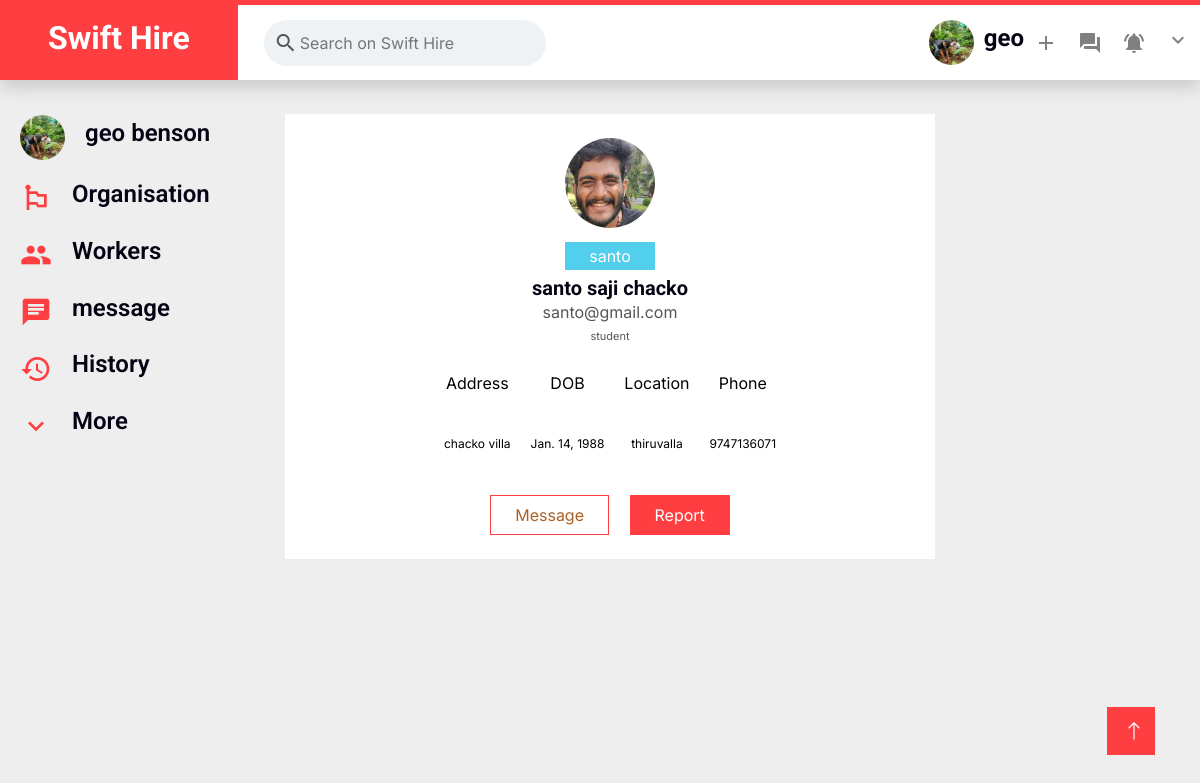
Page /user_single/santo (signed in) on the committed database.
### main/models.py (models this page shows, shortened)
class Worker(AbstractBaseUser):
    first_name = models.CharField(max_length=150)
    last_name = models.CharField(max_length=150)
    email = models.EmailField()
    username =models.CharField(max_length=100,unique=True)
    password = models.CharField(max_length=128)
    phone_no =models.CharField(max_length=100,unique=True)
    location =models.CharField(max_length=150)
    user_image =models.ImageField(upload_to="workerProfile")
    dob =models.DateField(null=True)
    user_bio=models.CharField(max_length=150)
    type=models.CharField(max_length=100,default='worker')
    address=models.CharField(max_length=300)
    job_title=models.CharField(max_length=150,null= True)
    catagory=models.CharField(max_length=150,null= True)
    experience=models.CharField(max_length=150,null= True)
    skill_1 =models.CharField(max_length=150,null= True)
    skill_2 =models.CharField(max_length=150,null= True)
    skill_3 =models.CharField(max_length=150,null= True)
    id_proof=models.ImageField(upload_to="workerfile")
    exp_proof=models.ImageField(upload_to="workerfile")
    cv=models.ImageField(upload_to="workerfile")
    is_approved=models.BooleanField(null= True)
    status=models.CharField(max_length=100,null= True)
    is_report=models.BooleanField(null= True,default=True)

class User(AbstractBaseUser):
    id=models.AutoField(primary_key=True)
    first_name = models.CharField(max_length=150)
    last_name = models.CharField(max_length=150)
    email = models.EmailField()
    username =models.CharField(max_length=100,unique=True)
    password = models.CharField(max_length=128)
    phone_no =models.CharField(max_length=100,unique=True)
    location =models.CharField(max_length=150)
    user_image =models.ImageField(upload_to="userProfile")
    dob =models.DateField(null=True)
    user_bio=models.CharField(max_length=150)
    type=models.CharField(max_length=100,default='user')
    address=models.CharField(max_length=300)

### main/views.py (the view, shortened to what this page needs)
# urls.py: path('user_single/<sender>',user_single,name="user_single"),
def user_single(request,sender):
    user=User.objects.get(username = sender)
    person=request.session.get('username')
    worker=Worker.objects.get(username=person)
    context={'user':user,'worker':worker}
    return render(request,"usersingle.html",context)

### main/templates/usersingle.html (shortened to what this page needs)
{%load static%}
<!DOCTYPE html>
<html lang="en">
<head>
  <link href="{%static 'css/style(3).css'%}" rel="stylesheet" type="text/css">
  <link href="https://cdnjs.cloudflare.com/ajax/libs/font-awesome/5.10.0/css/all.min.css" rel="stylesheet">
  <link href="https://cdn.jsdelivr.net/npm/bootstrap-icons@1.4.1/font/bootstrap-icons.css" rel="stylesheet">
  <link href="{%static 'lib/animate/animate.min.css' %}" rel="stylesheet">
  <link href="{%static 'lib/owlcarousel/assets/owl.carousel.min.css' %}" rel="stylesheet">
  <link href="{%static 'css/bootstrap.min.css' %}" rel="stylesheet">
  <a href="#" class="btn btn-lg btn-primary btn-lg-square rounded-0 back-to-top"><i class="bi bi-arrow-up"></i></a>
</head>
<body>
    <nav class="navbar navbar-expand-lg bg-white navbar-light shadow border-top border-5 border-primary sticky-top p-0">
        <div class="header__left">
            <a href="index.html" class="navbar-brand bg-primary d-flex align-items-center px-4 px-lg-5">
                <h2 class="mb-2 text-white">Swift Hire</h2>
            </a>
            <div class="header__input">
              <span class="material-icons"> search </span>
              <input type="text" placeholder="Search on Swift Hire" />
            </div>
          </div>
        <div class="collapse navbar-collapse" id="navbarCollapse">
            <div class="navbar-nav ms-auto p-4 p-lg-0">
                <div class="header__right">
                    <div class="header__info">
                      <img
                        class="user__avatar"
                        src="/media/{{worker.user_image}}"
                        alt=""
                        width="45"
                        height="45"
                      />
                      <h4>{{worker.username}}</h4>
                    </div>
                    <span class="material-icons"> add </span>
                    <span class="material-icons"> forum </span>
                    <span class="material-icons"> notifications_active </span>
                    <div class="nav-item dropdown">
                    <span href="#" class="material-icons" data-bs-toggle="dropdown" style="pointer-events: none;"> expand_more </span>
                    </div>
                  </div>
                </div>
            </div>
    </nav>
    <div class="main__body ">
        <div class="sidebar">
          <div class="sidebarRow">
            <img
              class="user__avatar"
              src="/media/{{worker.user_image}}"
              alt="" width="45px" height="45px"
            />
            <h4>{{worker.first_name}} {{worker.last_name}}</h4>
          </div>
          <div class="sidebarRow">
            <span class="material-icons"> emoji_flags </span>
            <h4>Organisation</h4>
          </div>
          <div class="sidebarRow">
            <span class="material-icons"> people </span>
            <h4>Workers</h4>
          </div>
          <div class="sidebarRow">
            <span class="material-icons"> chat </span>
            <h4>message</h4>
          </div>
          <div class="sidebarRow">
            <span class="material-icons"> history </span>
            <h4>History</h4>
          </div>
          <div class="sidebarRow">
            <span class="material-icons"> expand_more </span>
            <h4>More</h4>
          </div>
        </div>
       <div class="feed">
        <div class="container mt-4">
          <div class="row d-flex justify-content-center" style="background-color: #fff;">
              <div class="col-md-9">
                  <div class="card-user p-3 py-4">
                      <div class="text-center">
                          <img src="/media/{{user.user_image}}" width="90px" height="90px" class="rounded-circle">
                      </div>
                      <div class="text-center mt-3">
                          <span class="bg-secondary p-1 px-4 rounded text-white">{{user.username}}</span>
                          <h5 class="mt-2 mb-0">{{user.first_name}} {{user.last_name}}</h5>
                          <span>{{user.email}}</span>
                          <div class="px-4 mt-1">
                              <p class="fonts">{{user.user_bio}} </p>
                          </div>
                           <ul class="social-list">
                              <li><p style="font-size: 15;">Address</p><br><p style="font-size: 12px;">{{user.address}}</p></li>
                              <li><p style="font-size: 15;">DOB</p><br><p style="font-size: 12px;">{{user.dob}}</p></li>
                              <li><p style="font-size: 15;">Location</p><br><p style="font-size: 12px;">{{user.location}}</p></li>
                              <li><p style="font-size: 15;">Phone</p><br><p style="font-size: 12px;">{{user.phone_no}}</p></li>
                          </ul>
                          <div class="buttons">
                             <a href="/get_messages/{{user.username}}"> <button class="btn btn-outline-primary px-4">Message</button></a>
                              <button class="btn btn-primary px-4 ms-3" id="btnSection1" onclick="myFunction()">Report</button>
                          </div>
                      </div>
                  </div>
              </div>
          </div>
      </div>
       </div>
        <div style="flex: 0.33" class="widgets">
        </div>
      </div>
</body>
</html>

### main/static/css/style(3).css (style rules this page uses)
:root { --primary: #FF3E41; --secondary: #51CFED; --light: #F8F2F0; --dark: #060315; }
*, *::before, *::after { box-sizing: border-box; }
.back-to-top { position: fixed; display: none; right: 45px; bottom: 45px; z-index: 99; }
.btn { font-weight: 600; transition: .5s; }
.btn.btn-primary, .btn.btn-secondary { color: #FFFFFF; }
.btn-lg-square { width: 48px; height: 48px; }
.btn-square, .btn-sm-square, .btn-lg-square { padding: 0; display: flex; align-items: center; justify-content: center; font-weight: normal; }
.navbar-light .navbar-brand, .navbar-light a.btn { height: 75px; }
.navbar-light.sticky-top { top: -100px; transition: .5s; right: 0; }
* { margin: 0; box-sizing: border-box; }
.user__avatar { border-radius: 50%; width: 45px; }
.header__left { display: flex; align-items: center; justify-content: space-evenly; }
.header__input { display: flex; align-items: center; background-color: #eff2f5; padding: 10px; margin-left: 10px; border-radius: 999px; }
.header__input input { border: none; background-color: transparent; outline-width: 0; }
.header__info { display: flex; align-items: center; }
.header__info h4 { margin-left: 10px; }
.header__right { display: flex; align-items: center; }
.header__right .material-icons { color: gray; margin: 0 10px; right: 0; }
.sidebarRow { display: flex; align-items: center; padding: 10px; cursor: pointer; }
.sidebarRow h4 { margin-left: 20px; font-weight: 600; }
.sidebarRow .material-icons { font-size: xx-large; color: #FF3E41; }
.main__body { display: flex; }
body { background-color: #f1f2f5; }
.feed { flex: 1; padding: 30px 100px; display: flex; flex-direction: column; justify-content: center; align-items: center; }
.sidebar { padding: 25px 10px; flex: 0.33; }
@media (min-width: 769px) and (max-width: 1440px) { .feed { width: 50%; padding: 10px 50px; } }
html, .button { background: none; border: none; outline: none; cursor: pointer; transition: background-color ease 0.2s; }

### main/templates/usersingle.html (style rules this page uses)
body { background:#eee; }
.card-user { border:none; position:relative; overflow:hidden; border-radius:8px; cursor:pointer; }
.fonts { font-size:11px; }
.social-list { display:flex; list-style:none; justify-content:center; padding:0; }
.social-list li { padding:10px; color:#000000; }
.buttons button:nth-child(1) { border:1px solid #FF3E41 !important; color:#aa6024; height:40px; }
.buttons button:nth-child(2) { border:1px solid #FF3E41 !important; background-color:#FF3E41; color:#fff; height:40px; }

### rows in the picture
Worker: user_image (picture), username "geo", first_name "geo", last_name "benson"
User: user_image (picture), username "santo", first_name "santo", last_name "saji chacko", email "santo@gmail.com", user_bio "student", address "chacko villa", dob "Jan. 14, 1988", location "thiruvalla", phone_no "9747136071"
